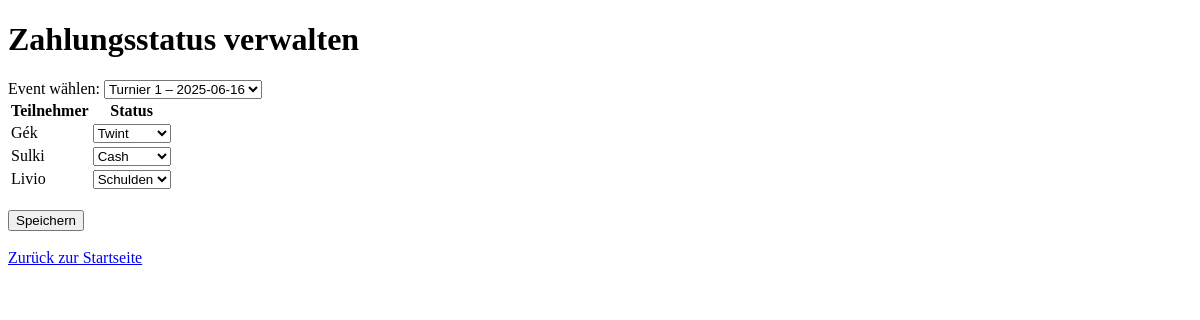
Before: /zahlung?event_id=1 with the older database file.
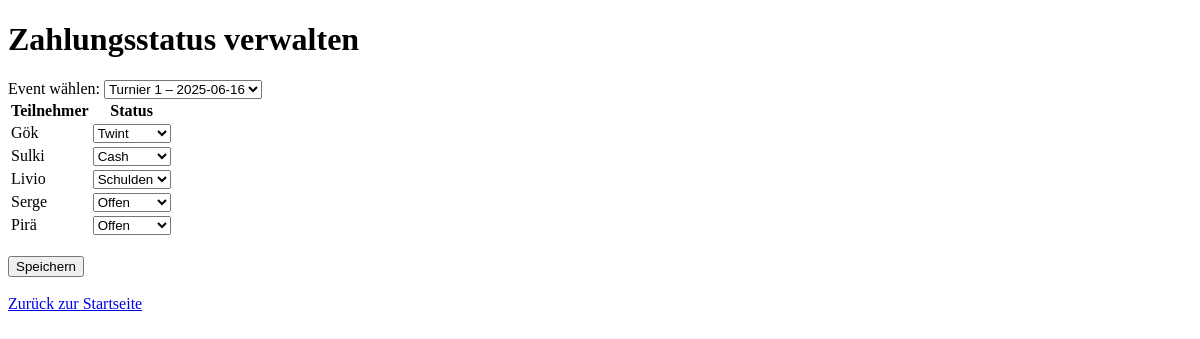
After: the same page with the newer database file.
### app/models.py (models this page shows)
class TeilnehmerEvent(db.Model):
    id = db.Column(db.Integer, primary_key=True)
    event_id = db.Column(db.Integer, db.ForeignKey('event.id'), nullable=False)
    teilnehmer_id = db.Column(db.Integer, db.ForeignKey('teilnehmer.id'), nullable=False)
    bezahlt_status = db.Column(
        db.String(20),
        default="offen",
        nullable=False
    )
    teilnehmer = db.relationship("Teilnehmer", backref="events")

class Teilnehmer(db.Model):
    id = db.Column(db.Integer, primary_key=True)
    name = db.Column(db.String(100), nullable=False)

### app/routes.py (the view)
@app.route("/zahlung", methods=["GET", "POST"])
def zahlung_verwalten():
    events = Event.query.order_by(Event.datum.desc()).all()
    selected_event_id = request.args.get("event_id", type=int)
    teilnehmer_events = []
    if selected_event_id:
        teilnehmer_events = TeilnehmerEvent.query.filter_by(event_id=selected_event_id).all()
    if request.method == "POST":
        for te in teilnehmer_events:
            status = request.form.get(f"status_{te.id}")
            te.bezahlt_status = status
        db.session.commit()
        return redirect(url_for("zahlung_verwalten", event_id=selected_event_id))
    return render_template("zahlung_verwalten.html", events=events, teilnehmer_events=teilnehmer_events, selected_event_id=selected_event_id)

### app/templates/zahlung_verwalten.html (shortened to what this page needs)
<!DOCTYPE html>
<html lang="de">
<head>
</head>
<body>
    <h1>Zahlungsstatus verwalten</h1>
    <form method="GET">
        <label for="event_id">Event wählen:</label>
        <select name="event_id" id="event_id" onchange="this.form.submit()">
            {% for event in events %}
                <option value="{{ event.id }}" {% if selected_event_id == event.id %}selected{% endif %}>
                    {{ event.name }} – {{ event.datum }}
                </option>
            {% endfor %}
        </select>
    </form>
    {% if teilnehmer_events %}
    <form method="POST">
        <table>
            <tr>
                <th>Teilnehmer</th>
                <th>Status</th>
            </tr>
            {% for te in teilnehmer_events %}
            <tr>
                <td>{{ te.teilnehmer.name }}</td>
                <td>
                    <select name="status_{{ te.id }}">
                        {% for status in ['offen', 'twint', 'cash', 'schulden'] %}
                            <option value="{{ status }}" {% if te.bezahlt_status == status %}selected{% endif %}>{{ status.capitalize() }}</option>
                        {% endfor %}
                    </select>
                </td>
            </tr>
            {% endfor %}
        </table>
        <br>
        <input type="submit" value="Speichern">
    </form>
    {% endif %}
    <br><a href="{{ url_for('index') }}">Zurück zur Startseite</a>
</body>
</html>

Changed rows visible on the page:
changed through a linked row, TeilnehmerEvent "Twint": teilnehmer.name "Gék" → "Gök"
added TeilnehmerEvent: teilnehmer.name "Serge", bezahlt_status+id "Offen"
added TeilnehmerEvent: teilnehmer.name "Pirä", bezahlt_status+id "Offen"
